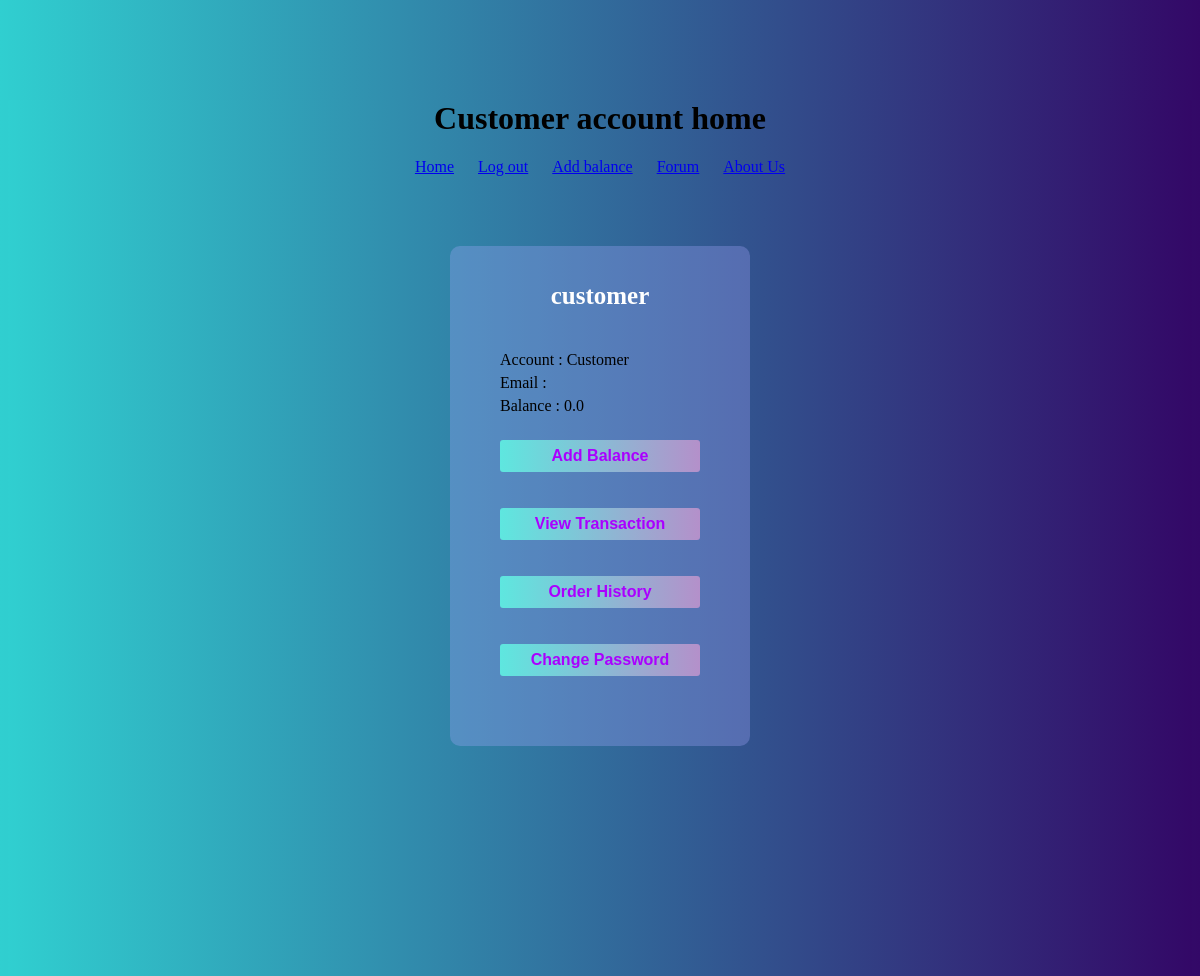
Before: /account/ (signed in) with the older database file.
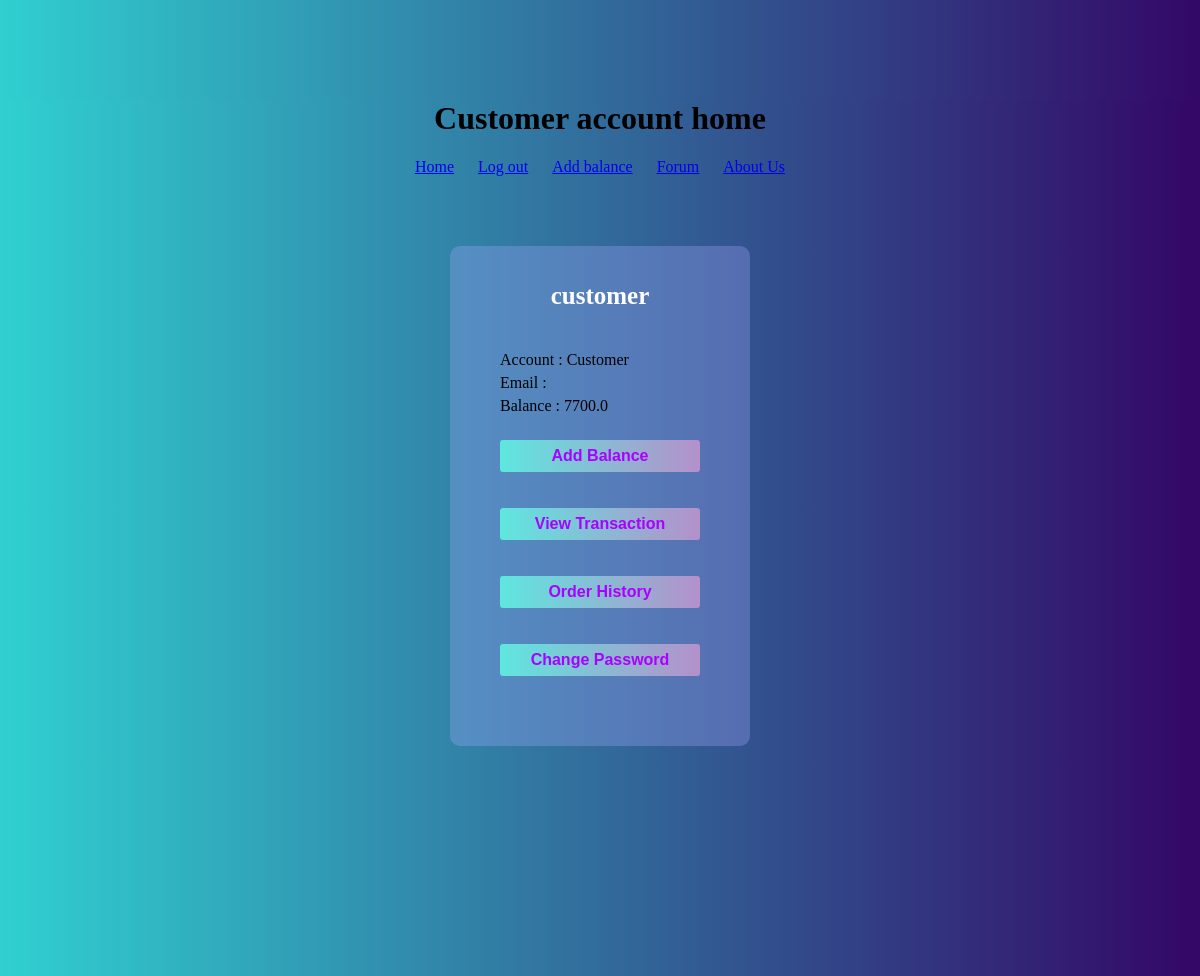
After: the same page with the newer database file.
### onlineComputerStore/models.py (models this page shows)
class Customer(User):
    balance = models.FloatField(default=0.0)
    saved_address = models.CharField(max_length=50, null=True, blank=True, default=None)
    class Meta:
        permissions = [
            ("add_balance", "can add balance"),
        ]

### onlineComputerStore/views.py (the view, shortened to what this page needs)
# urls.py: path('account/', views.account),
@login_required
def account(request):
    if request.user.groups.filter(name='customers').exists():
        customer = Customer.objects.get(id=request.user.id)
        return render(request, 'customer.html', {'customer': customer})

### onlineComputerStore/templates/customer.html (shortened to what this page needs)
{% load static %}
<link rel="stylesheet" href="{% static 'css/userinfo.css' %}">
<!DOCTYPE html>
<html lang="en">
<head>
    <h1 class="maintext">Customer account home</h1>
</head>
<body class="wrap">
<div class="navBar">
    <a href="/">Home</a>
    <a href="/logout">Log out</a>
    <a href="/topUp">Add balance</a>
    <a href="/forum">Forum</a>
    <a href="/aboutus">About Us</a>
</div>
<div class="wrap">
    <div class="UserInform-wrap">
        <div class="login-title">
            {{ user }}
        </div>
        <div class="login-form">
            <p style="margin: 5px 0">Account : Customer</p>
            <p style="margin: 5px 0">Email : {{ user.email }}</p>
            <p style="margin: 5px 0">Balance : {{ customer.balance }} </p>
        </div>
        <form class="login-form" action="/topUp/">
            <input type="submit" name="Add Balance" value="Add Balance" class="register-submit"/>
        </form>
        <form class="login-form" action="/transaction/">
            <input type="submit" name="View Transaction" value="View Transaction" class="register-submit"/>
        </form>
        <form class="login-form" action="/viewOrder/">
            <input type="submit" name="Order History" value="Order History" class="register-submit"/>
        </form>
        <form class="login-form" action="/changePassword/" method="post">
            <input type="submit" name="Change Password" value="Change Password" class="register-submit"/>
        </form>
    </div>
</div>
</body>
</html>

Changed rows visible on the page:
changed Customer: balance "0.0" → "7700.0"
